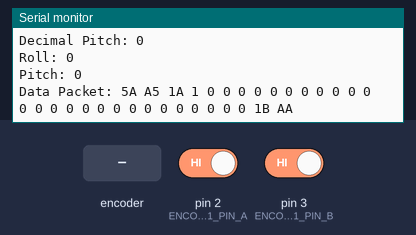
A sketch run on a simulated Arduino Mega 2560, built with avr-gcc and run on an emulated ATmega2560. Shown: the last lines printed to the serial monitor. The test bench sets the inputs (shaded band); at power-on: pin 2 (ENCODER1_PIN_A) HIGH, pin 3 (ENCODER1_PIN_B) HIGH. The modem accepts every AT command (registered, SIM ready, sends succeed) and sends nothing else.

Above: at 1.2 s.
1.3 s: rotary encoder on pin 2 (ENCODER1_PIN_A) / pin 3 (ENCODER1_PIN_B) turned 1 step (first pin leading)
At 1.65 s:
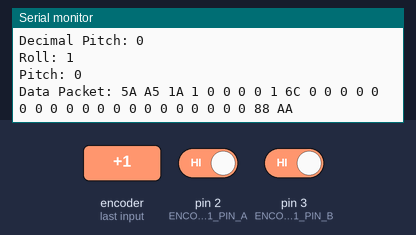
3.0 s: rotary encoder on pin 2 (ENCODER1_PIN_A) / pin 3 (ENCODER1_PIN_B) turned 1 step (first pin leading)
At 3.41 s:
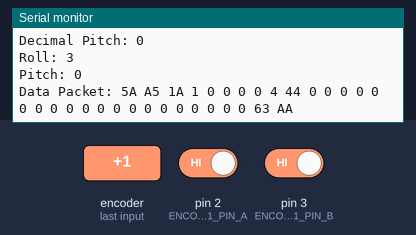
4.8 s: rotary encoder on pin 2 (ENCODER1_PIN_A) / pin 3 (ENCODER1_PIN_B) turned 1 step (first pin leading)
At 5.18 s:
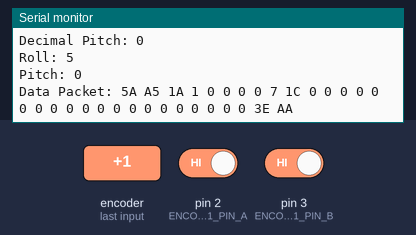
6.6 s: rotary encoder on pin 2 (ENCODER1_PIN_A) / pin 3 (ENCODER1_PIN_B) turned 1 step (first pin leading)
At 6.95 s:
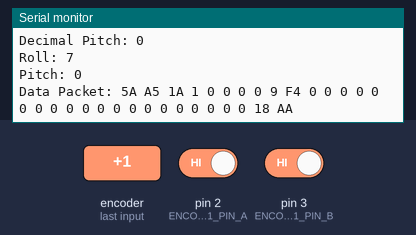
8.3 s: rotary encoder on pin 2 (ENCODER1_PIN_A) / pin 3 (ENCODER1_PIN_B) turned 1 step (first pin leading)
At 8.43 s:
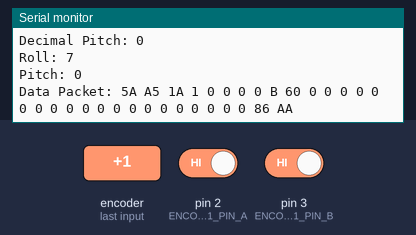
Timing chart, 0 to 11.3 s (numbered marks = the images above; inputs shaded):
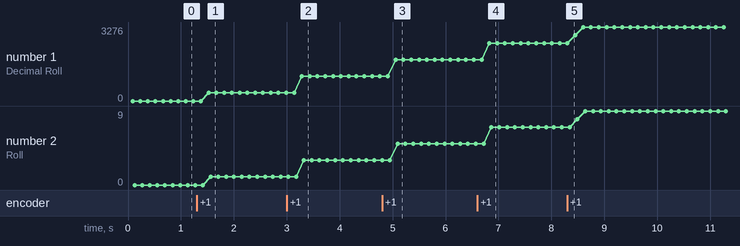

Measured:
- after the input at 1.3 s, the serial monitor: prints a new line after 0.14 s (image 1)
- after the input at 3.0 s, the serial monitor: prints a new line after 0.20 s (image 2)
- after the input at 4.8 s, the serial monitor: prints a new line after 0.17 s (image 3)
- after the input at 6.6 s, the serial monitor: prints a new line after 0.14 s (image 4)
- after the input at 8.3 s, the serial monitor: prints a new line after 0.06 s (image 5)
- plotted number 1: 0 → 364 after the input at 1.3 s, 364 → 1092 after the input at 3.0 s, 1092 → 1820 after the input at 4.8 s, 1820 → 2548 after the input at 6.6 s, 2548 → 3276 after the input at 8.3 s
- plotted number 2: 1 → 3 after the input at 3.0 s

The sketch:

hex_32_generator_teensy_final_v2.ino
```cpp
#define ENCODER1_PIN_A 2
#define ENCODER1_PIN_B 3
#define BUTTON1_PIN 4

#define ENCODER2_PIN_A 5
#define ENCODER2_PIN_B 6
#define BUTTON2_PIN 7

volatile int encoder1Position = 0;
volatile int encoder2Position = 0;
volatile bool encoder1Moved = false;
volatile bool encoder2Moved = false;

const int maxPosition = 90;
const int minPosition = -90;

int16_t roll = 0;
int16_t pitch = 0;
int rollResolution = 0;
int pitchResolution = 0;

byte highByteValueRoll = 0x00;
byte lowByteValueRoll = 0x00;
byte highByteValuePitch = 0x00;
byte lowByteValuePitch = 0x00;

// Constants for mock data
#define HEADER_HIGH 0x5A
#define HEADER_LOW 0xA5
#define DATA_LENGTH 0x1A
#define IDENTIFIER 0x01
#define STATUS1 0x00
#define STATUS2 0x00
#define TERMINATOR 0xAA

void setup() {
  pinMode(ENCODER1_PIN_A, INPUT_PULLUP);
  pinMode(ENCODER1_PIN_B, INPUT_PULLUP);
  pinMode(BUTTON1_PIN, INPUT_PULLUP);

  pinMode(ENCODER2_PIN_A, INPUT_PULLUP);
  pinMode(ENCODER2_PIN_B, INPUT_PULLUP);
  pinMode(BUTTON2_PIN, INPUT_PULLUP);

  attachInterrupt(digitalPinToInterrupt(ENCODER1_PIN_A), encoder1ISR, CHANGE);
  attachInterrupt(digitalPinToInterrupt(ENCODER2_PIN_A), encoder2ISR, CHANGE);

  Serial1.begin(115200);
  Serial.begin(9600);
}

void loop() {
  if (encoder1Moved || encoder2Moved) {
    roll = constrain(encoder1Position, minPosition, maxPosition);
    pitch = constrain(encoder2Position, minPosition, maxPosition);

    rollResolution = roll / 0.00274658;
    pitchResolution = pitch / 0.00274658;

    highByteValueRoll = (rollResolution >> 8) & 0xFF;
    lowByteValueRoll = rollResolution & 0xFF;
    highByteValuePitch = (pitchResolution >> 8) & 0xFF;
    lowByteValuePitch = pitchResolution & 0xFF;

    encoder1Moved = false;
    encoder2Moved = false;
  }

  // Create data packet
  byte data[32] = {
    HEADER_HIGH, HEADER_LOW, DATA_LENGTH, IDENTIFIER,
    STATUS1, STATUS2,

    highByte(0x0000), lowByte(0x0000),  // Heading placeholder

    highByteValueRoll, lowByteValueRoll,  // Roll
    highByteValuePitch, lowByteValuePitch,  // Pitch

    highByte(0x0000), lowByte(0x0000),  // Heading Rate
    highByte(0x0000), lowByte(0x0000),  // Roll Rate
    highByte(0x0000), lowByte(0x0000),  // Pitch Rate
    highByte(0x0000), lowByte(0x0000),  // North Velocity
    highByte(0x0000), lowByte(0x0000),  // East Velocity
    highByte(0x0000), lowByte(0x0000),  // Down Velocity
    highByte(0x0000), lowByte(0x0000),  // North Acceleration
    highByte(0x0000), lowByte(0x0000),  // East Acceleration
    highByte(0x0000), lowByte(0x0000),  // Down Acceleration

    0x00,  // Checksum placeholder
    TERMINATOR
  };

  // Calculate checksum
  uint8_t sum = 0;
  for (int i = 2; i < 30; i++) {
    sum += data[i];
  }
  data[30] = sum % 256;  // Store checksum

  // Print Data
  Serial.print("Data Packet: ");
  for (int i = 0; i < 32; i++) {
    Serial.print(data[i], HEX);
    Serial.print(" ");
  }
  Serial.println();

  Serial.print("Decimal Roll: ");
  Serial.println(rollResolution);
  Serial.print("Decimal Pitch: ");
  Serial.println(pitchResolution);

  Serial.print("Roll: ");
  Serial.println(roll);
  Serial.print("Pitch: ");
  Serial.println(pitch);

  // Send data to Serial1
  Serial1.write(data, 32);

  delay(10);
}

// Interrupt Service Routine for encoder 1
void encoder1ISR() {
  static int lastStateA1 = LOW;
  int currentStateA1 = digitalRead(ENCODER1_PIN_A);
  if (currentStateA1 != lastStateA1) {
    encoder1Position += (digitalRead(ENCODER1_PIN_B) != currentStateA1) ? 1 : -1;
    encoder1Position = constrain(encoder1Position, minPosition, maxPosition);
    encoder1Moved = true;
  }
  lastStateA1 = currentStateA1;
}

// Interrupt Service Routine for encoder 2
void encoder2ISR() {
  static int lastStateA2 = LOW;
  int currentStateA2 = digitalRead(ENCODER2_PIN_A);
  if (currentStateA2 != lastStateA2) {
    encoder2Position += (digitalRead(ENCODER2_PIN_B) != currentStateA2) ? 1 : -1;
    encoder2Position = constrain(encoder2Position, minPosition, maxPosition);
    encoder2Moved = true;
  }
  lastStateA2 = currentStateA2;
}
```
